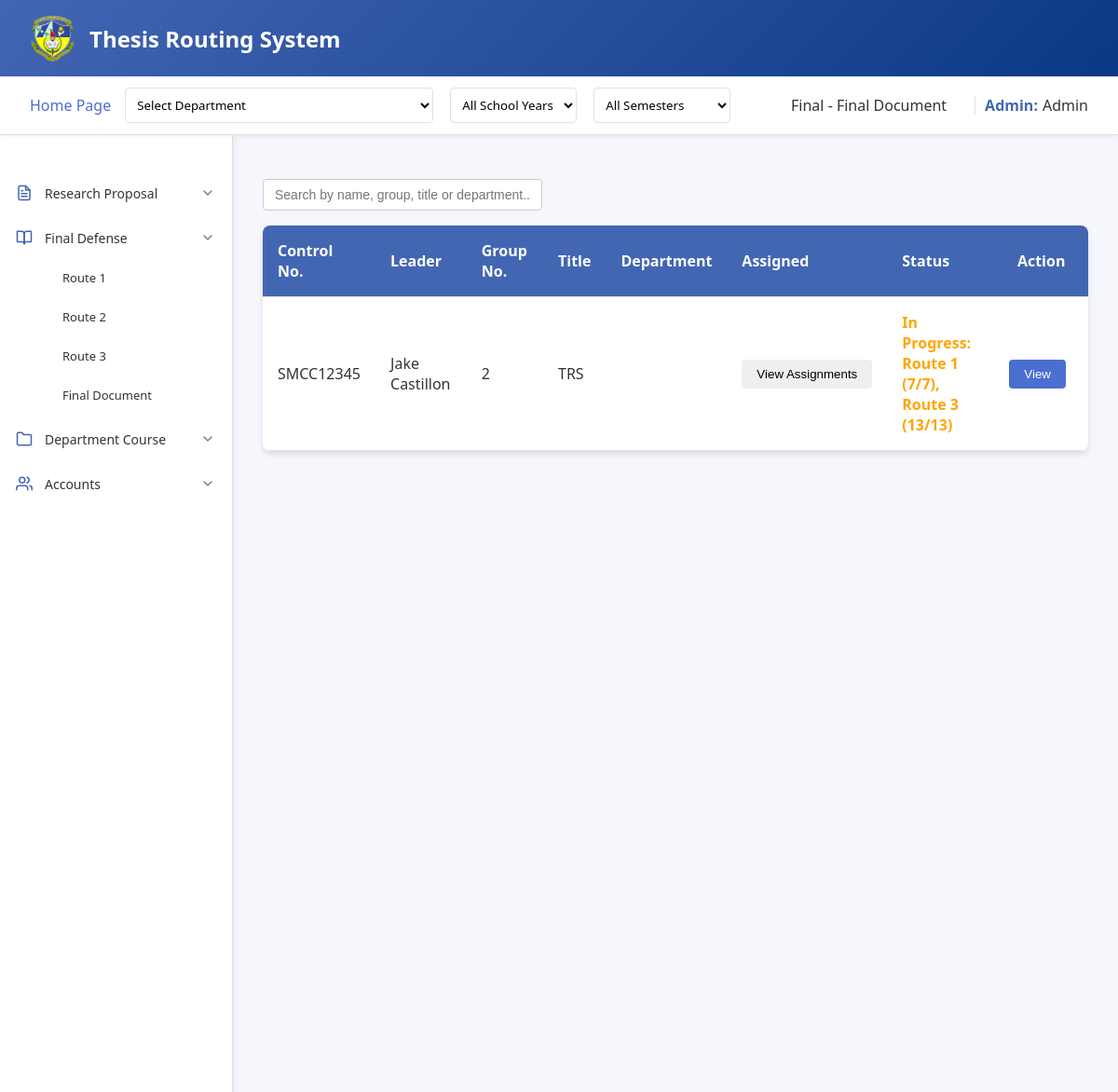
Page /admin/homepage/final/finaldocu.php (signed in) on the committed database.
### tables this page shows
CREATE TABLE `finaldocufinal_files` (
  `finaldocu_id` int(11) NOT NULL,
  `student_id` varchar(50) DEFAULT NULL,
  `finaldocu` varchar(255) DEFAULT NULL,
  `adviser_id` varchar(255) DEFAULT NULL,
  `panel1_id` varchar(50) DEFAULT NULL,
  `panel2_id` varchar(50) DEFAULT NULL,
  `panel3_id` varchar(50) DEFAULT NULL,
  `panel4_id` varchar(50) DEFAULT NULL,
  `panel5_id` varchar(255) NOT NULL,
  `department` varchar(100) DEFAULT NULL,
  `date_submitted` datetime DEFAULT NULL,
  `controlNo` varchar(255) NOT NULL,
  `fullname` varchar(255) NOT NULL,
  `group_number` int(255) NOT NULL,
  `title` varchar(255) NOT NULL,
  `school_year` varchar(255) NOT NULL,
  `routeNumber` varchar(254) NOT NULL
);

### admin/homepage/final/finaldocu.php (the view, shortened to what the rows shown need)
<?php
include '../../../connection.php';
function checkAllRoutesApproved($conn, $student_id) {
    $route1Approved = false;
    $totalStmt = $conn->prepare("
        SELECT COUNT(*) as total_count
        FROM final_monitoring_form
        WHERE student_id = ?
        AND route1_id IS NOT NULL
    ");
    $totalStmt->bind_param("s", $student_id);
    $totalStmt->execute();
    $result = $totalStmt->get_result();
    $totalRow = $result->fetch_assoc();
    $route1_total = (int)$totalRow['total_count'];
    $stmt = $conn->prepare("
        SELECT COUNT(*) as approved_count
        FROM final_monitoring_form
        WHERE student_id = ?
        AND route1_id IS NOT NULL
        AND (status = 'Approved' OR status = 'approved')
    ");
    $stmt->bind_param("s", $student_id);
    $stmt->execute();
    $result = $stmt->get_result();
    $route1_approved_count = 0;
    if ($result->num_rows > 0) {
        $row = $result->fetch_assoc();
        $route1_approved_count = (int)$row['approved_count'];
        $route1Approved = ($route1_total > 0 && $route1_approved_count == $route1_total);
    }
    $route2Approved = false;
    $totalStmt = $conn->prepare("
        SELECT COUNT(*) as total_count
        FROM final_monitoring_form
        WHERE student_id = ?
        AND route2_id IS NOT NULL
    ");
    $totalStmt->bind_param("s", $student_id);
    $totalStmt->execute();
    $result = $totalStmt->get_result();
    $totalRow = $result->fetch_assoc();
    $route2_total = (int)$totalRow['total_count'];
    $stmt = $conn->prepare("
        SELECT COUNT(*) as approved_count
        FROM final_monitoring_form
        WHERE student_id = ?
        AND route2_id IS NOT NULL
        AND (status = 'Approved' OR status = 'approved')
    ");
    $stmt->bind_param("s", $student_id);
    $stmt->execute();
    $result = $stmt->get_result();
    $route2_approved_count = 0;
    if ($result->num_rows > 0) {
        $row = $result->fetch_assoc();
        $route2_approved_count = (int)$row['approved_count'];
        $route2Approved = ($route2_total > 0 && $route2_approved_count == $route2_total);
    }
    $route3Approved = false;
    $totalStmt = $conn->prepare("
        SELECT COUNT(*) as total_count
        FROM final_monitoring_form
        WHERE student_id = ?
        AND route3_id IS NOT NULL
    ");
    $totalStmt->bind_param("s", $student_id);
    $totalStmt->execute();
    $result = $totalStmt->get_result();
    $totalRow = $result->fetch_assoc();
    $route3_total = (int)$totalRow['total_count'];
    $stmt = $conn->prepare("
        SELECT COUNT(*) as approved_count
        FROM final_monitoring_form
        WHERE student_id = ?
        AND route3_id IS NOT NULL
        AND (status = 'Approved' OR status = 'approved')
    ");
    $stmt->bind_param("s", $student_id);
    $stmt->execute();
    $result = $stmt->get_result();
    $route3_approved_count = 0;
    if ($result->num_rows > 0) {
        $row = $result->fetch_assoc();
        $route3_approved_count = (int)$row['approved_count'];
        $route3Approved = ($route3_total > 0 && $route3_approved_count == $route3_total);
    }
    $approvedRoutes = [];
    if ($route1Approved) $approvedRoutes[] = "Route 1";
    if ($route3Approved) $approvedRoutes[] = "Route 3";
    return [
        'route1_approved' => $route1Approved,
        'route2_approved' => $route2Approved,
        'route3_approved' => $route3Approved,
        'all_approved' => ($route1Approved && $route2Approved && $route3Approved),
        'approved_routes' => $approvedRoutes,
        'approved_count' => count($approvedRoutes),
        'route1_counts' => [
            'total' => $route1_total,
            'approved' => $route1_approved_count
        ],
        'route2_counts' => [
            'total' => $route2_total,
            'approved' => $route2_approved_count
        ],
        'route3_counts' => [
            'total' => $route3_total,
            'approved' => $route3_approved_count
        ]
    ];
}
function getPanelName($conn, $panel_id) {
    $stmt = $conn->prepare("SELECT fullname FROM panel WHERE panel_id = ?");
    $stmt->bind_param("i", $panel_id);
    $stmt->execute();
    $result = $stmt->get_result();
    if ($result->num_rows > 0) {
        $row = $result->fetch_assoc();
        return $row['fullname'];
    }
    return "";
}
function getAdviserName($conn, $adviser_id) {
    $stmt = $conn->prepare("SELECT fullname FROM adviser WHERE adviser_id = ?");
    $stmt->bind_param("i", $adviser_id);
    $stmt->execute();
    $result = $stmt->get_result();
    if ($result->num_rows > 0) {
        $row = $result->fetch_assoc();
        return $row['fullname'];
    }
    return "";
}
$files = [];
$sqlQuery = "SELECT
        fd.finaldocu AS filepath,
        fd.finaldocu AS filename,
        fd.date_submitted,
        fd.controlNo,
        fd.group_number,
        fd.fullname,
        fd.title,
        fd.department,
        fd.student_id,
        fd.panel1_id,
        fd.panel2_id,
        fd.panel3_id,
        fd.panel4_id,
        fd.panel5_id,
        fd.adviser_id,
        fd.finaldocu_id
     FROM finaldocufinal_files fd
     LEFT JOIN route1final_files r1 ON fd.student_id = r1.student_id
     WHERE 1=1";
$fileStmt = $conn->prepare($sqlQuery);
if ($fileStmt === false) {
    echo "Error preparing statement: " . $conn->error;
} else {
    $fileStmt->execute();
    $fileResult = $fileStmt->get_result();
    while ($row = $fileResult->fetch_assoc()) {
        $files[] = [
            'filepath' => $row['filepath'],
            'filename' => $row['filename'],
            'controlNo' => $row['controlNo'],
            'group_number' => $row['group_number'],
            'fullname' => $row['fullname'],
            'student_id' => $row['student_id'],
            'panel1_id' => $row['panel1_id'],
            'panel2_id' => $row['panel2_id'],
            'panel3_id' => $row['panel3_id'],
            'panel4_id' => $row['panel4_id'],
            'panel5_id' => $row['panel5_id'],
            'adviser_id' => $row['adviser_id'],
            'title' => $row['title'],
            'finaldocu_id' => $row['finaldocu_id']
        ];
    }
}
?>
<!DOCTYPE html>
<html lang="en">
<head>
    <link rel="stylesheet" href="finalstyle.css">
</head>
<body>
    <div class="container">
        <div class="main-content">
            <div class="content" id="content-area">
                <form id="submission-form" action="finaldocu.php" method="POST">
                    <table>
                        <thead>
                            <tr>
                                <th>Control No.</th>
                                <th>Leader</th>
                                <th>Group No.</th>
                                <th>Title</th>
                                <th>Department</th>
                                <th>Assigned</th>
                                <th>Status</th>
                                <th class='action-label'>Action</th>
                            </tr>
                        </thead>
    <tbody id="file-list">
        <?php if (!empty($files)): ?>
            <?php foreach ($files as $file): ?>
                <?php
                    $filepath = htmlspecialchars($file['filepath'], ENT_QUOTES);
                    $controlNo = htmlspecialchars($file['controlNo'] ?? '', ENT_QUOTES);
                    $group_number = htmlspecialchars($file['group_number'] ?? '', ENT_QUOTES);
                    $fullname = htmlspecialchars($file['fullname'] ?? '', ENT_QUOTES);
                    $student_id = htmlspecialchars($file['student_id'] ?? '', ENT_QUOTES);
                    $title = htmlspecialchars($file['title'] ?? '', ENT_QUOTES);
                    $routeStatus = checkAllRoutesApproved($conn, $student_id);
                    $statusLabel = '';
                    $statusColor = '';
                    if ($routeStatus['all_approved']) {
                        $statusLabel = 'Complete';
                        $statusColor = 'green';
                    } else {
                        $approvedRoutes = [];
                        if (isset($routeStatus['route1_counts'])) {
                            if ($routeStatus['route1_approved']) {
                                $approvedRoutes[] = "Route 1 ({$routeStatus['route1_counts']['approved']}/{$routeStatus['route1_counts']['total']})";
                            } else if ($routeStatus['route1_counts']['total'] > 0) {
                                $approvedRoutes[] = "Route 1 ({$routeStatus['route1_counts']['approved']}/{$routeStatus['route1_counts']['total']})";
                            }
                        }
                        if (isset($routeStatus['route3_counts'])) {
                            if ($routeStatus['route3_approved']) {
                                $approvedRoutes[] = "Route 3 ({$routeStatus['route3_counts']['approved']}/{$routeStatus['route3_counts']['total']})";
                            } else if ($routeStatus['route3_counts']['total'] > 0) {
                                $approvedRoutes[] = "Route 3 ({$routeStatus['route3_counts']['approved']}/{$routeStatus['route3_counts']['total']})";
                            }
                        }
                        if (count($approvedRoutes) > 0) {
                            $statusLabel = 'In Progress: ' . implode(', ', $approvedRoutes);
                            $statusColor = 'orange';
                        } else {
                            $statusLabel = 'Pending';
                            $statusColor = 'red';
                        }
                    }
                    $assigned_panels = [];
                    for ($i = 1; $i <= 5; $i++) {
                        $panel_id_key = "panel{$i}_id";
                        if (!empty($file[$panel_id_key])) {
                            $panel_name = getPanelName($conn, $file[$panel_id_key]);
                            if (!empty($panel_name)) {
                                $assigned_panels[] = ["name" => $panel_name, "position" => "Panel $i"];
                            }
                        }
                    }
                    $adviser_name = "";
                    $adviser_id = !empty($file['adviser_id']) ? $file['adviser_id'] : "";
                    if (!empty($adviser_id)) {
                        $adviser_name = getAdviserName($conn, $adviser_id);
                    }
                    $has_panels = !empty($assigned_panels);
                    $has_adviser = !empty($adviser_name);
                    if ($has_panels && $has_adviser) {
                        $assignment_status = "View Assignments";
                    } elseif ($has_panels) {
                        $assignment_status = "View Panelists";
                    } elseif ($has_adviser) {
                        $assignment_status = "View Adviser";
                    } else {
                        $assignment_status = "Not Assigned";
                    }
                    $fileData = [
                        'filepath' => $filepath,
                        'panel1_id' => $file['panel1_id'] ?? '',
                        'panel2_id' => $file['panel2_id'] ?? '',
                        'panel3_id' => $file['panel3_id'] ?? '',
                        'panel4_id' => $file['panel4_id'] ?? '',
                        'panel5_id' => $file['panel5_id'] ?? '',
                        'adviser_id' => $adviser_id
                    ];
                    $assignmentData = [
                        'panels' => $assigned_panels,
                        'adviser' => $adviser_name
                    ];
                ?>
                <tr>
                    <td><?= $controlNo ?></td>
                    <td><?= $fullname ?></td>
                    <td><?= $group_number ?></td>
                    <td><?= $title ?></td>
                    <td><?= $file['department'] ?></td>
                    <td>
                        <button type="button" class="assignment-button <?= ($has_panels || $has_adviser) ? '' : 'not-assigned' ?>"
                                onclick="showAssignmentDetails(
                                    <?= htmlspecialchars(json_encode($assignmentData), ENT_QUOTES) ?>,
                                    <?= htmlspecialchars(json_encode($fileData), ENT_QUOTES) ?>
                                )">
                            <?= $assignment_status ?>
                        </button>
                    </td>
                    <td>
                        <span style="color: <?= $statusColor ?>; font-weight: bold;">
                            <?= $statusLabel ?>
                        </span>
                    </td>
                    <td>
                        <button type="button" class="view-button" onclick="viewFile('<?= $filepath ?>', '<?= $student_id ?>', '<?= $file['finaldocu_id'] ?? '' ?>')">View</button>
                    </td>
                </tr>
            <?php endforeach; ?>
        <?php else: ?>
            <tr>
                <td colspan="7" style="text-align: center;">No files found.</td>
            </tr>
        <?php endif; ?>
    </tbody>
                    </table>
                </form>
            </div>
        </div>
    </div>
</html>

### rows in the picture
finaldocufinal_files: controlNo "SMCC12345", fullname "Jake Castillon", group_number "2", title "TRS", assignment_status "View Assignments", statusLabel "In Progress: Route 1 (7/7), Route 3 (13/13)"

### other values in the picture
$_SESSION['fullname'] "Admin"
